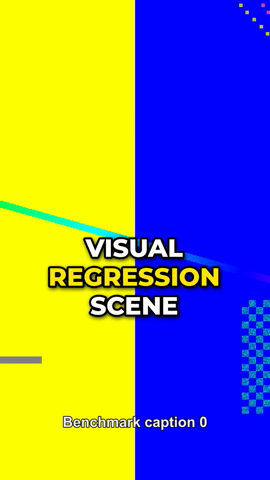
#> input picture backend/tests/visual/baselines/scene/frame_0.png, 270 x 480 px
$ python -i visual_popup.py   (imports and definitions only)
#> lines starting #> are read from the running program, lines starting #| are printed output that depends on the picture; after the words box and inside, x2 and y2 are one past the last pixel; in counts of white or black regions, pixels touching at a corner belong together
"""
Visual Pop-up Service for Modern Vertical Short Videos.
Generates polished Pillow visual cards with rounded corners, drop shadows,
and builds FFmpeg spring-animated scale-pop filtergraphs positioned safely in the upper quadrant.
"""
import os
from typing import Tuple
from PIL import Image, ImageDraw, ImageFilter, ImageOps
from loguru import logger


def create_styled_popup_card(
    raw_image_path: str,
    output_path: str,
    target_size: Tuple[int, int] = (480, 340),
    radius: int = 24,
    border_width: int = 4,
    border_color: Tuple[int, int, int, int] = (255, 255, 255, 240),
    shadow_radius: int = 14,
    shadow_offset: Tuple[int, int] = (0, 10),
    shadow_color: Tuple[int, int, int, int] = (0, 0, 0, 150),
) -> str:
    """
    Renders a raw photo or meme into a studio-quality visual card:
    - High-quality lanczos cropping to target aspect ratio
    - Antialiased rounded corners
    - Clean solid border
    - Soft Gaussian drop shadow on expanded canvas

    Returns:
        output_path: Absolute or relative path to generated PNG card.
    """
#> called with output_path = 'out.png', target_size = (480, 340), radius = 24, border_width = 4, border_color = (255, 255, 255, 240), shadow_radius = 14, shadow_offset = (0, 10), shadow_color = (0, 0, 0, 150)
    if not os.path.isfile(raw_image_path):
        raise FileNotFoundError(f"Raw image not found: {raw_image_path}")

    os.makedirs(os.path.dirname(output_path) if os.path.dirname(output_path) else ".", exist_ok=True)

    with Image.open(raw_image_path) as raw:
        # 1. Fit and crop raw image to target dimensions
#> raw is the input picture: PIL image 270x480 RGB; mean R, G, B 124.4, 127.7, 123.5
        img = ImageOps.fit(raw.convert("RGBA"), target_size, Image.Resampling.LANCZOS)
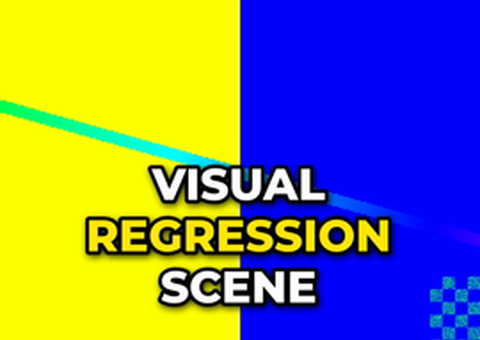
#> img: PIL image 480x340 RGBA; mean R, G, B, A 121.2, 126.4, 120, 255

        # 2. Apply rounded corner alpha mask
        mask = Image.new("L", target_size, 0)
#> mask: PIL image 480x340 L; every value is 0
        draw_mask = ImageDraw.Draw(mask)
        draw_mask.rounded_rectangle([(0, 0), target_size], radius=radius, fill=255)
        img.putalpha(mask)
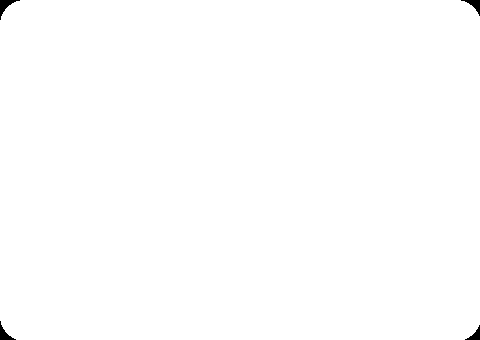
#> mask: PIL image 480x340 L; 99.7% white; 4 black regions, box (x1, y1, x2, y2) and area: (0, 0, 20, 20) 131, (461, 0, 480, 16) 111, (0, 321, 16, 340) 111, (465, 325, 480, 340) 92

        # 3. Add crisp border
        if border_width > 0:
            draw_img = ImageDraw.Draw(img)
            draw_img.rounded_rectangle(
                [
                    (border_width // 2, border_width // 2),
                    (target_size[0] - border_width // 2, target_size[1] - border_width // 2),
                ],
                radius=radius,
                outline=border_color,
                width=border_width,
            )

        # 4. Canvas with padding for drop shadow
        pad = shadow_radius * 2 + abs(shadow_offset[1])
        canvas_size = (target_size[0] + pad * 2, target_size[1] + pad * 2)
        canvas = Image.new("RGBA", canvas_size, (0, 0, 0, 0))
#> canvas: PIL image 556x416 RGBA; every value is 0

        # 5. Render Gaussian Drop Shadow
        shadow_mask = Image.new("RGBA", canvas_size, (0, 0, 0, 0))
        draw_shadow = ImageDraw.Draw(shadow_mask)
        sx = pad + shadow_offset[0]
        sy = pad + shadow_offset[1]
        draw_shadow.rounded_rectangle(
            [(sx, sy), (sx + target_size[0], sy + target_size[1])],
            radius=radius,
            fill=shadow_color,
        )
        shadow_blurred = shadow_mask.filter(ImageFilter.GaussianBlur(shadow_radius))
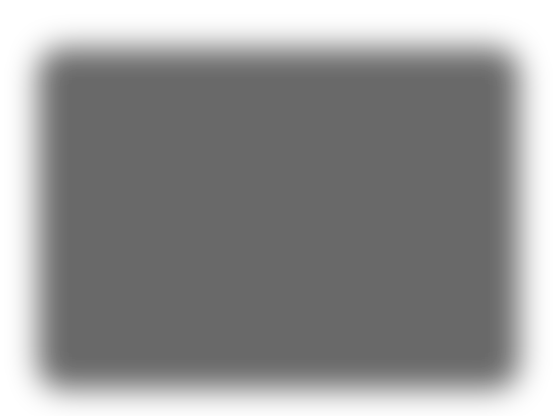
#> shadow_blurred: PIL image 556x416 RGBA; mean R, G, B, A 0, 0, 0, 106; transparent parts drawn white

        # 6. Composite shadow and card
        canvas.paste(shadow_blurred, (0, 0), shadow_blurred)
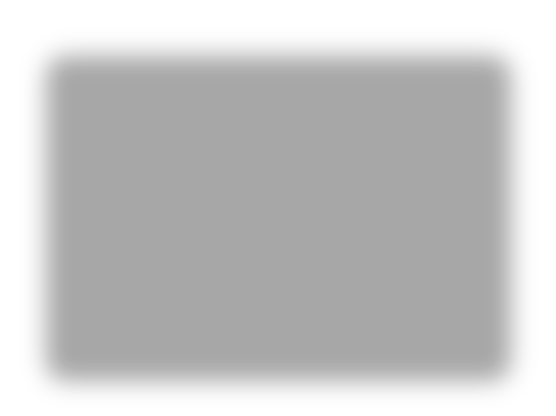
#> canvas: PIL image 556x416 RGBA; mean R, G, B, A 0, 0, 0, 57.4; transparent parts drawn white
        canvas.paste(img, (pad, pad), img)
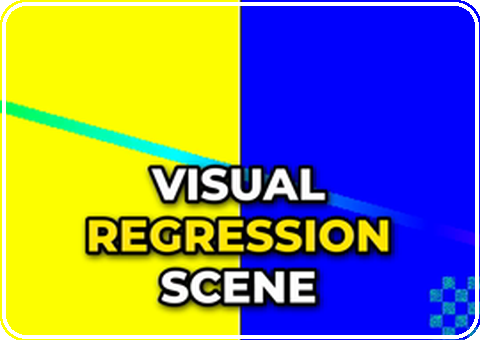
#> img: PIL image 480x340 RGBA; mean R, G, B, A 126.2, 131.2, 125, 253.7; transparent parts drawn white
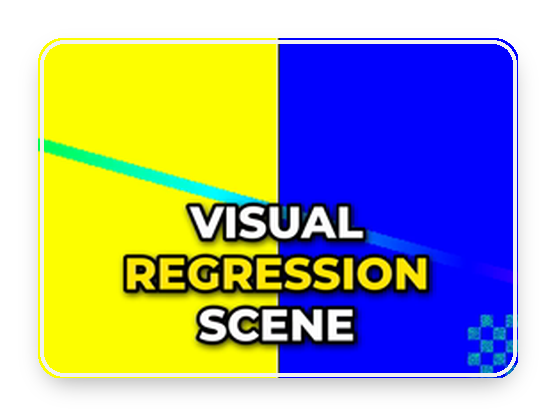
#> canvas: PIL image 556x416 RGBA; mean R, G, B, A 88.4, 91.9, 87.6, 180.3; transparent parts drawn white

        canvas.save(output_path, "PNG")
        logger.debug(f"Created styled visual popup card: {output_path} (size: {canvas_size})")
        return output_path


# [63 lines left out: function build_popup_filtergraph_fragment, not called in this run]

>>> result = create_styled_popup_card('../tests/visual/baselines/scene/frame_0.png', 'out.png')

$ run again, on backend/tests/visual/baselines/scene/frame_2.png
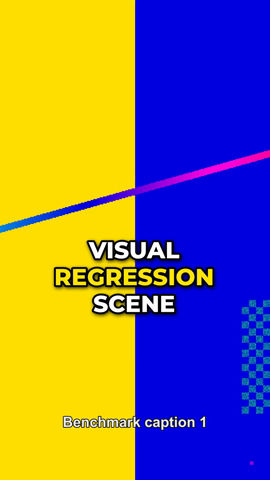
#> input picture backend/tests/visual/baselines/scene/frame_2.png, 270 x 480 px
#> in create_styled_popup_card, raw is the input picture: PIL image 270x480 RGB; mean R, G, B 126.2, 111.3, 109.9
#> in create_styled_popup_card, `canvas.paste(img, (pad, pad), img)`:
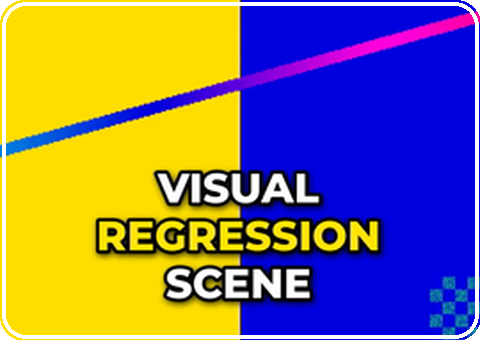
#> img: PIL image 480x340 RGBA; mean R, G, B, A 130, 114.4, 114.3, 253.7; transparent parts drawn white
#> in create_styled_popup_card, `canvas.paste(img, (pad, pad), img)`:
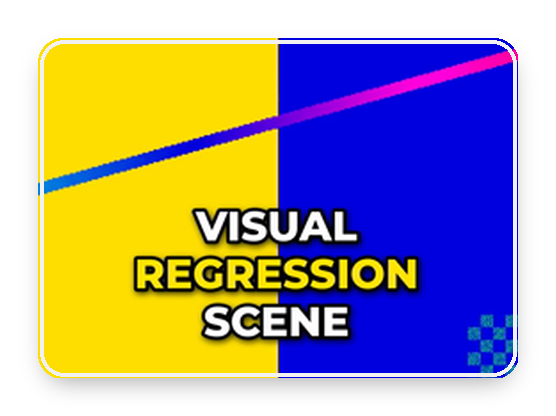
#> canvas: PIL image 556x416 RGBA; mean R, G, B, A 91.1, 80, 80.1, 180.3; transparent parts drawn white

$ run again, on backend/tests/visual/baselines/scene/frame_3.png
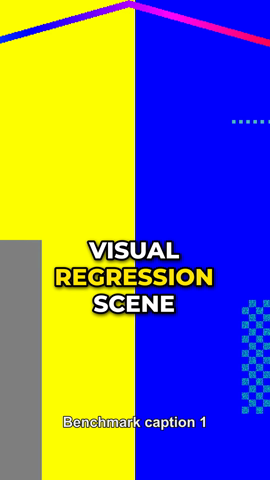
#> input picture backend/tests/visual/baselines/scene/frame_3.png, 270 x 480 px
#> in create_styled_popup_card, raw is the input picture: PIL image 270x480 RGB; mean R, G, B 116.9, 116.2, 133.9
#> in create_styled_popup_card, `canvas.paste(img, (pad, pad), img)`:
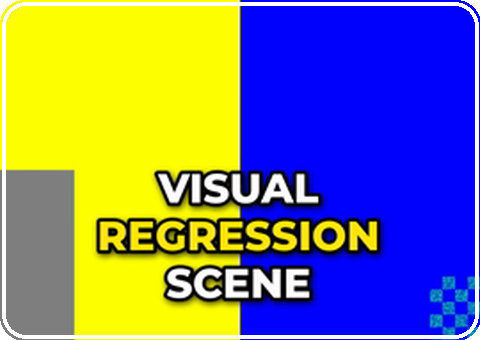
#> img: PIL image 480x340 RGBA; mean R, G, B, A 121.3, 121.9, 132.5, 253.7; transparent parts drawn white
#> in create_styled_popup_card, `canvas.paste(img, (pad, pad), img)`:
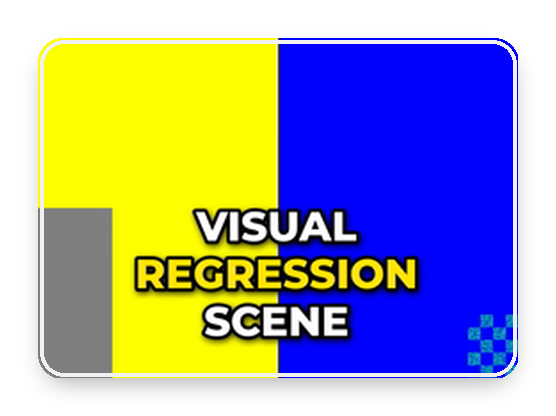
#> canvas: PIL image 556x416 RGBA; mean R, G, B, A 84.9, 85.4, 92.8, 180.3; transparent parts drawn white
